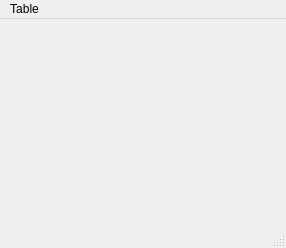
<ui version="4.0" >
 <class>MainWindow</class>
 <widget class="QMainWindow" name="MainWindow" >
  <property name="geometry" >
   <rect>
    <x>0</x>
    <y>0</y>
    <width>286</width>
    <height>248</height>
   </rect>
  </property>
  <property name="windowTitle" >
   <string>MainWindow</string>
  </property>
  <widget class="QWidget" name="centralwidget" />
  <widget class="QMenuBar" name="menubar" >
   <property name="geometry" >
    <rect>
     <x>0</x>
     <y>0</y>
     <width>286</width>
     <height>22</height>
    </rect>
   </property>
   <property name="defaultUp" >
    <bool>true</bool>
   </property>
   <widget class="QMenu" name="menuBrowse" >
    <property name="title" >
     <string>Table</string>
    </property>
    <addaction name="actionEdit" />
    <addaction name="actionSchema" />
    <addaction name="actionExport" />
    <addaction name="actionSummary" />
    <addaction name="actionSchema_2" />
   </widget>
   <addaction name="menuBrowse" />
  </widget>
  <widget class="QStatusBar" name="statusbar" />
  <action name="actionEdit" >
   <property name="text" >
    <string>Browse</string>
   </property>
  </action>
  <action name="actionSchema" >
   <property name="text" >
    <string>Edit</string>
   </property>
  </action>
  <action name="actionExport" >
   <property name="text" >
    <string>Export</string>
   </property>
  </action>
  <action name="actionSummary" >
   <property name="text" >
    <string>Summary</string>
   </property>
  </action>
  <action name="actionSchema_2" >
   <property name="text" >
    <string>Schema</string>
   </property>
  </action>
 </widget>
 <resources/>
 <connections/>
</ui>
